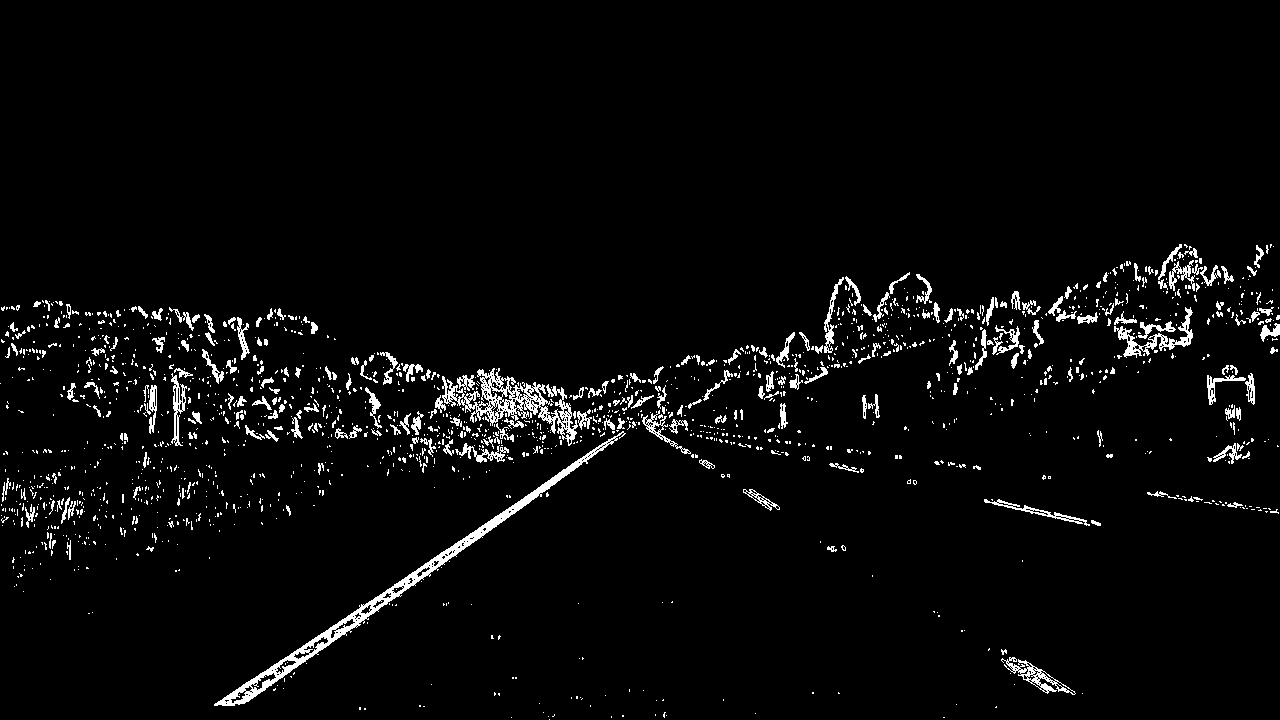
#> input picture 1112_findLaneLine/output_images/color_x_sobel.png, 1280 x 720 px
$ python '车道透视变换.py'
#> lines starting #> are read from the running program, lines starting #| are printed output that depends on the picture; after the words box and inside, x2 and y2 are one past the last pixel; in counts of white or black regions, pixels touching at a corner belong together
import numpy as np
import cv2
import glob
import matplotlib.pyplot as plt
import matplotlib.image as mpimg

color_x_sobel = plt.imread('output_images/color_x_sobel.png')
#> color_x_sobel: shape (720, 1280) float32; values 0 (black) and 1 (white), 3.6% white in thin lines or dots, all inside (x1, y1, x2, y2) = (0, 244, 1280, 720)
plt.imshow(color_x_sobel,cmap = 'gray')
print(color_x_sobel.shape)
#| (720, 1280)
plt.plot(800,510,'x')
plt.plot(1150,700,'x')
plt.plot(270,700,'x')
plt.plot(510,510,'x')

'''
plt.plot(650,470,'x')
plt.plot(640,700,'x')
plt.plot(270,700,'x')
plt.plot(270,520,'x')
'''
def warp(img):
    img_size = (img.shape[1],img.shape[0])
#> img_size = (1280, 720)

    src = np.float32( [ [800,510],[1150,700],[270,700],[510,510]] )
    dst = np.float32( [ [650,470],[640,700],[270,700],[270,540]] )
    M = cv2.getPerspectiveTransform(src,dst)
    #返回透视变换的映射矩阵，就是这里的M
    #对于投影变换，我们则需要知道四个点，
    #通过cv2.getPerspectiveTransform求得变换矩阵.之后使用cv2.warpPerspective获得矫正后的图片。

    Minv = cv2.getPerspectiveTransform(dst,src)

    warped = cv2.warpPerspective(img,M,img_size,flags = cv2.INTER_LINEAR)
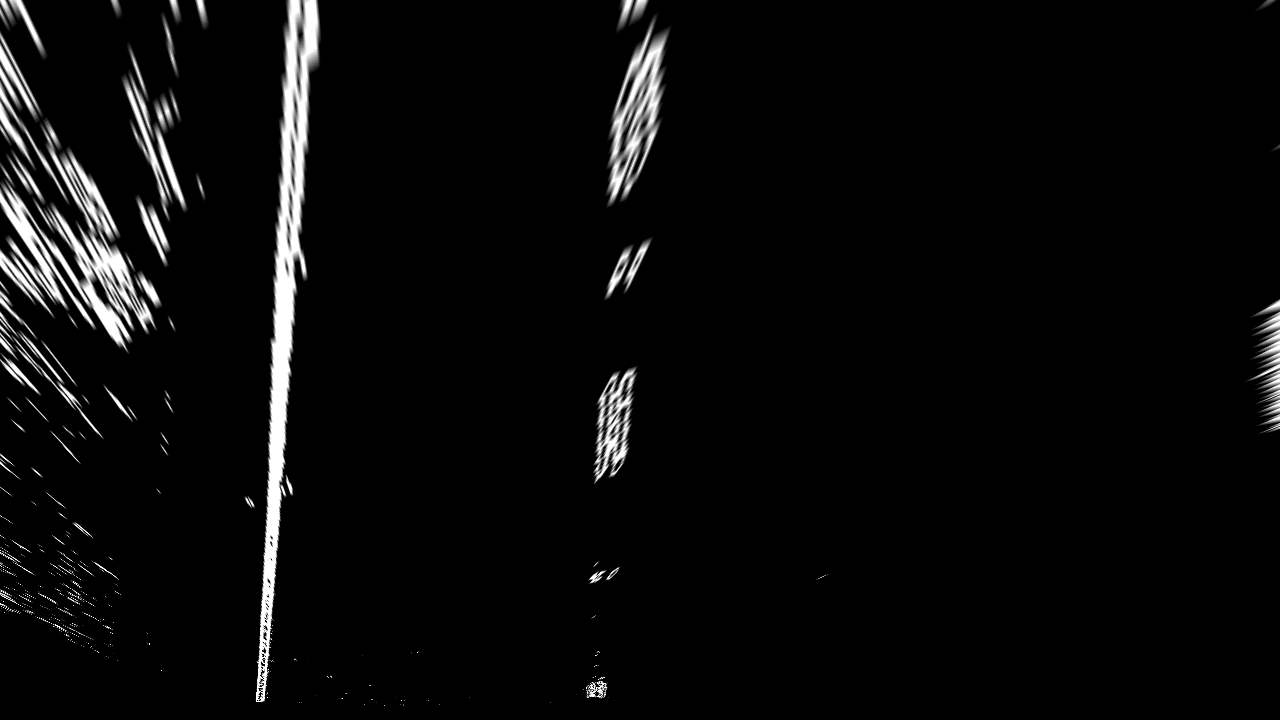
#> warped: shape (720, 1280) float32; min 0, max 1, mean 0.039
    #主要作用：对图像进行透视变换，就是变形
    #https://blog.csdn.net/qq_18343569/article/details/47953843
    unpersp = cv2.warpPerspective(warped, Minv, img_size, flags=cv2.INTER_LINEAR)
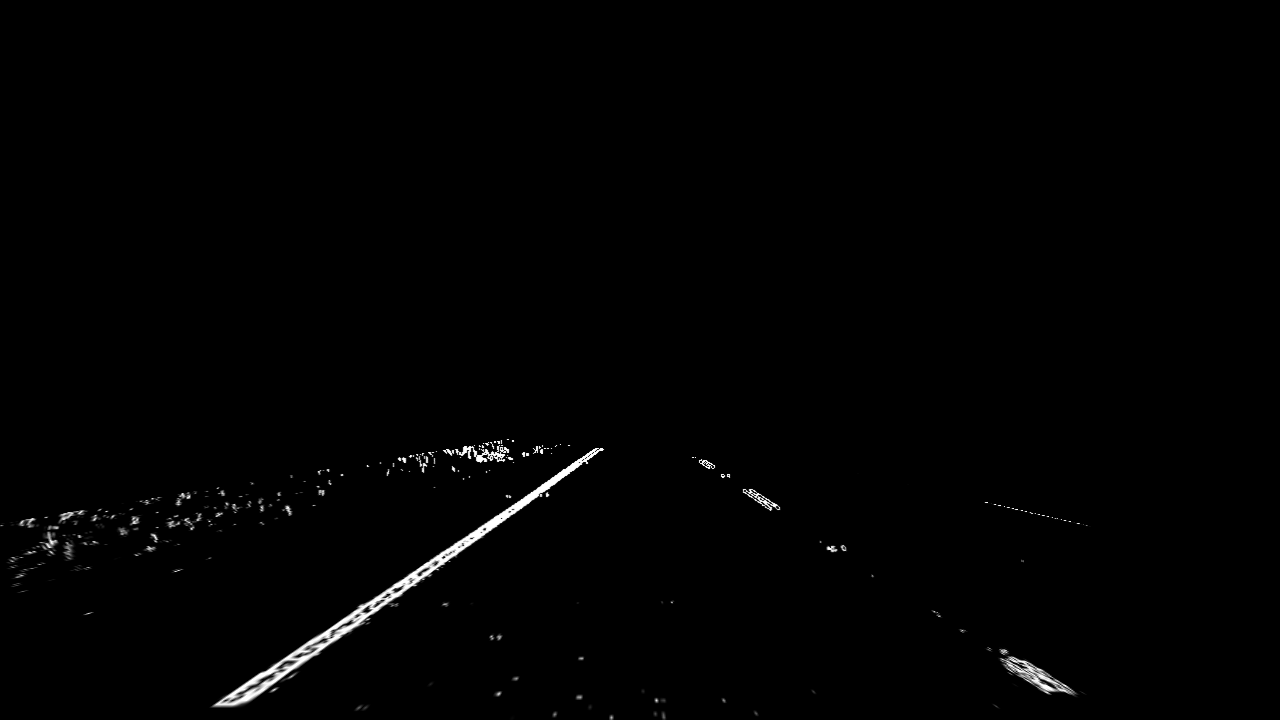
#> unpersp: shape (720, 1280) float32; min 0, max 1, mean 0.00768


    return warped, unpersp, Minv

warped_img,unpersp, Minv = warp(color_x_sobel)
#> Minv = [[0.376, -0.83, 506.8], [0.0819, -0.557, 438.8], [0.000117, -0.00133, 1]]

plt.figure(figsize = (15,15))
plt.subplot(121)   #绘制一行两列的子图
plt.imshow(warped_img,cmap = 'gray')
plt.title('warped image')
cv2.imwrite('./output_images/warped_img.jpg',warped_img*255)

plt.subplot(122)
plt.imshow(unpersp,cmap = 'gray')
plt.title('original image')
plt.show()
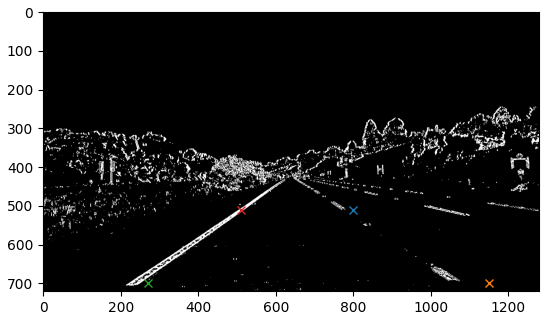
#> figure drawn by matplotlib, 1 panel
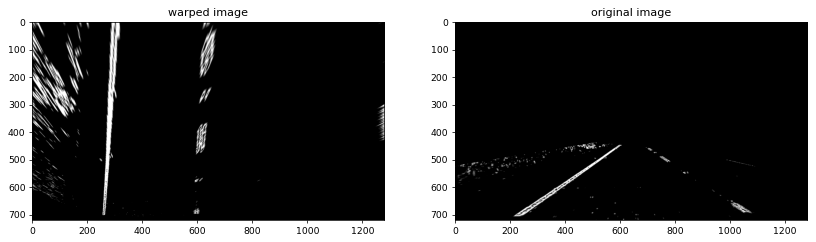
#> figure drawn by matplotlib, 2 panels
